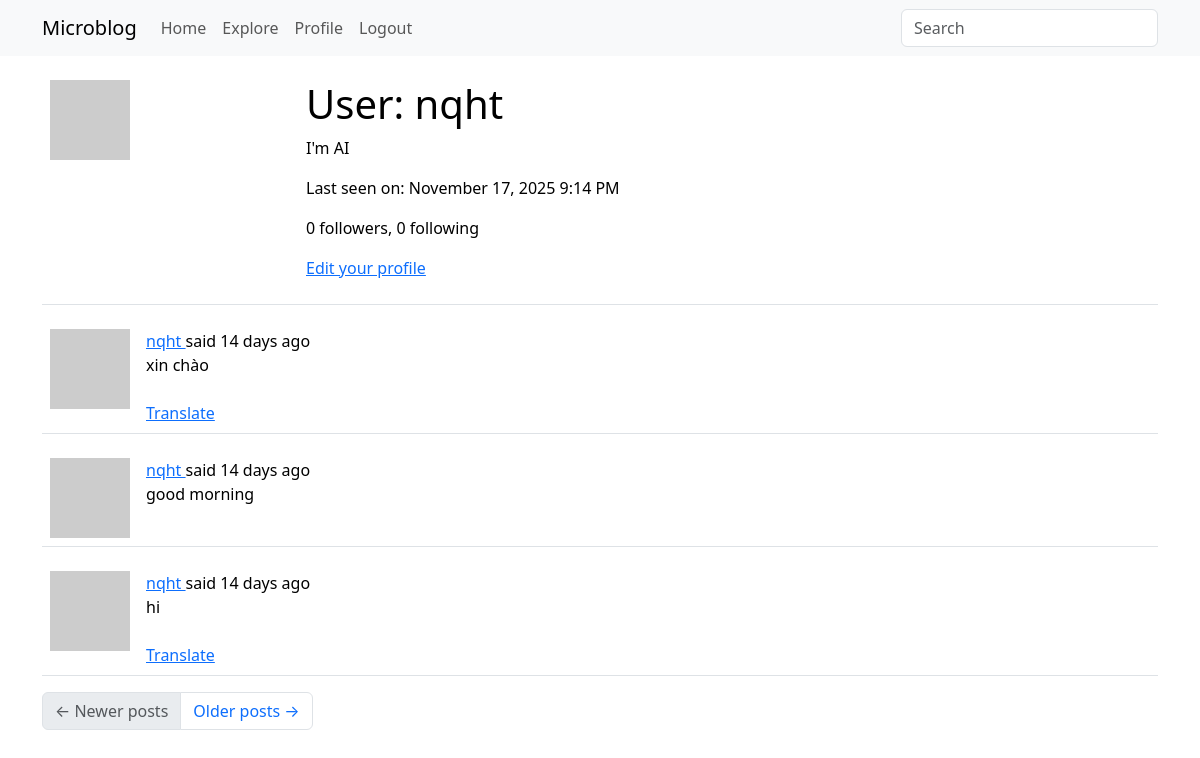
Before: /user/nqht (signed in) with the older database file.
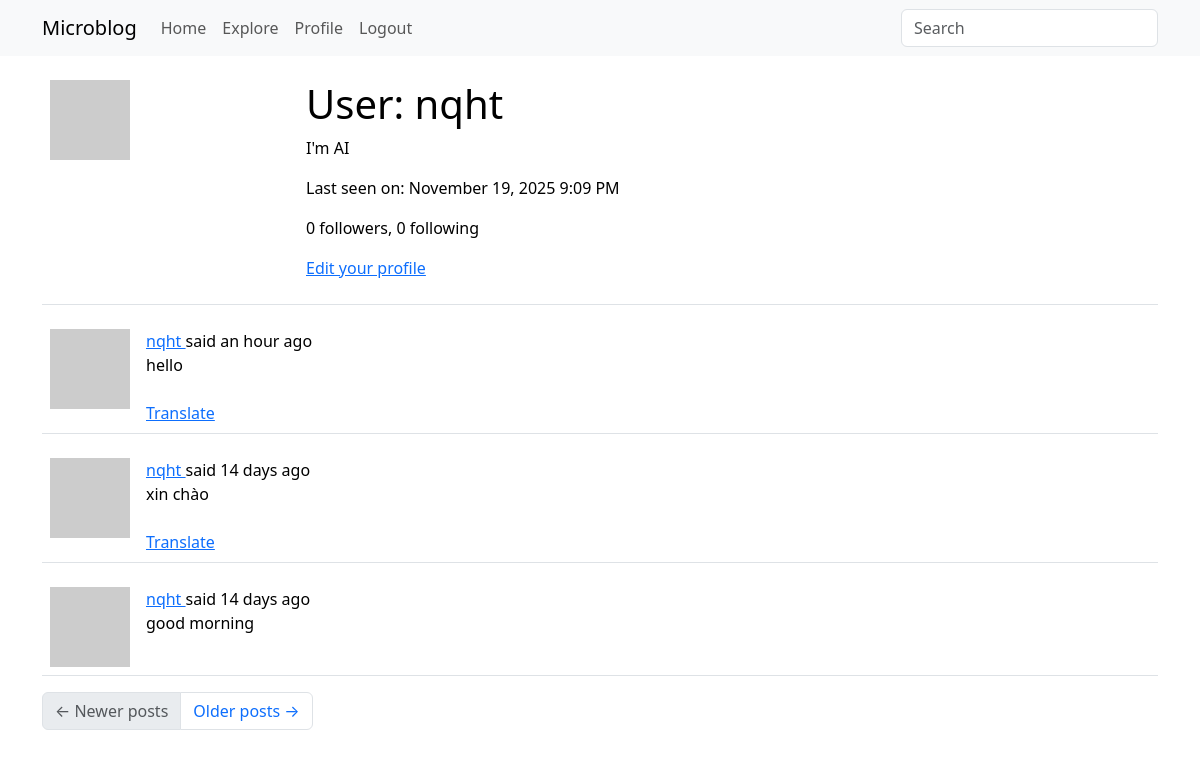
After: the same page with the newer database file.
### app/models.py (models this page shows, shortened)
class User(UserMixin, db.Model):
    id: so.Mapped[int] = so.mapped_column(primary_key=True)
    username: so.Mapped[str] = so.mapped_column(sa.String(64), index=True,
                                                unique=True)
    email: so.Mapped[str] = so.mapped_column(sa.String(120), index=True,
                                             unique=True)
    password_hash: so.Mapped[Optional[str]] = so.mapped_column(sa.String(256))
    about_me: so.Mapped[Optional[str]] = so.mapped_column(sa.String(140))
    last_seen: so.Mapped[Optional[datetime]] = so.mapped_column(
        default=lambda: datetime.now(timezone.utc))
    posts: so.WriteOnlyMapped['Post'] = so.relationship(
        back_populates='author')
    following: so.WriteOnlyMapped['User'] = so.relationship(
        secondary=followers, primaryjoin=(followers.c.follower_id == id),
        secondaryjoin=(followers.c.followed_id == id),
        back_populates='followers')
    followers: so.WriteOnlyMapped['User'] = so.relationship(
        secondary=followers, primaryjoin=(followers.c.followed_id == id),
        secondaryjoin=(followers.c.follower_id == id),
        back_populates='following')
    def avatar(self, size):
        digest = md5(self.email.lower().encode('utf-8')).hexdigest()
        return f'https://www.gravatar.com/avatar/{digest}?d=identicon&s={size}'
    def followers_count(self):
        query = sa.select(sa.func.count()).select_from(
            self.followers.select().subquery())
        return db.session.scalar(query)
    def following_count(self):
        query = sa.select(sa.func.count()).select_from(
            self.following.select().subquery())
        return db.session.scalar(query)

class SearchableMixin(object):
    @classmethod
    def before_commit(cls, session):
        session._changes = {
            'add': list(session.new),
            'update': list(session.dirty),
            'delete': list(session.deleted)
        }
    @classmethod
    def after_commit(cls, session):
        for obj in session._changes['add']:
            if isinstance(obj, SearchableMixin):
                add_to_index(obj.__tablename__, obj)
        for obj in session._changes['update']:
            if isinstance(obj, SearchableMixin):
                add_to_index(obj.__tablename__, obj)
        for obj in session._changes['delete']:
            if isinstance(obj, SearchableMixin):
                remove_from_index(obj.__tablename__, obj)
        session._changes = None

class Post(SearchableMixin, db.Model):
    __searchable__ = ['body']
    id: so.Mapped[int] = so.mapped_column(primary_key=True)
    body: so.Mapped[str] = so.mapped_column(sa.String(140))
    timestamp: so.Mapped[datetime] = so.mapped_column(
        index=True, default=lambda: datetime.now(timezone.utc))
    user_id: so.Mapped[int] = so.mapped_column(sa.ForeignKey(User.id),
                                               index=True)
    language: so.Mapped[Optional[str]] = so.mapped_column(sa.String(5))
    author: so.Mapped[User] = so.relationship(back_populates='posts')

### app/main/routes.py (the view)
@bp.route('/user/<username>')
@login_required
def user(username):
    user = db.first_or_404(sa.select(User).where(User.username == username))
    page = request.args.get('page', 1, type=int)
    query = user.posts.select().order_by(Post.timestamp.desc())
    posts = db.paginate(query, page=page,
                        per_page=current_app.config['POSTS_PER_PAGE'],
                        error_out=False)
    next_url = url_for('main.user', username=user.username,
                       page=posts.next_num) if posts.has_next else None
    prev_url = url_for('main.user', username=user.username,
                       page=posts.prev_num) if posts.has_prev else None
    form = EmptyForm()
    return render_template('user.html', user=user, posts=posts.items,
                           next_url=next_url, prev_url=prev_url, form=form)

### app/main/forms.py
class SearchForm(FlaskForm):
    q = StringField(_l('Search'), validators=[DataRequired()])
    def __init__(self, *args, **kwargs):
        if 'formdata' not in kwargs:
            kwargs['formdata'] = request.args
        if 'meta' not in kwargs:
            kwargs['meta'] = {'csrf': False}
        super(SearchForm, self).__init__(*args, **kwargs)

class EmptyForm(FlaskForm):
    submit = SubmitField('Submit')

### app/__init__.py (called while the page is built)
def get_locale():
    return request.accept_languages.best_match(current_app.config['LANGUAGES'])

### app/main/routes.py (called while the page is built)
@bp.before_app_request
def before_request():
    if current_user.is_authenticated:
        current_user.last_seen = datetime.now(timezone.utc)
        db.session.commit()
    g.locale = str(get_locale())

@bp.before_app_request
def before_request():
    if current_user.is_authenticated:
        current_user.last_seen = datetime.now(timezone.utc)
        db.session.commit()
        g.search_form = SearchForm()
    g.locale = str(get_locale())

### app/models.py (called while the page is built)
@login.user_loader
def load_user(id):
    return db.session.get(User, int(id))

### app/templates/user.html (shortened to what this page needs)
{% extends "base.html" %}
{% block content %}
    <table class="table table-hover">
        <tr>
            <td width="256px"><img src="{{ user.avatar(256) }}"></td>
            <td>
                <h1>{{ _('User') }}: {{ user.username }}</h1>
                {% if user.about_me %}<p>{{ user.about_me }}</p>{% endif %}
                {% if user.last_seen %}
                <p>{{ _('Last seen on') }}: {{ moment(user.last_seen).format('LLL') }}</p>
                {% endif %}
                <p>{{ _('%(count)d followers', count=user.followers_count()) }}, {{ _('%(count)d following', count=user.following_count()) }}</p>
                {% if user == current_user %}
                <p><a href="{{ url_for('edit_profile') }}">{{ _('Edit your profile') }}</a></p>
                {% endif %}
            </td>
        </tr>
    </table>
    {% for post in posts %}
        {% include '_post.html' %}
    {% endfor %}
    <nav aria-label="Post navigation">
        <ul class="pagination">
            <li class="page-item{% if not prev_url %} disabled{% endif %}">
                <a class="page-link" href="{{ prev_url }}">
                    <span aria-hidden="true">&larr;</span> {{ _('Newer posts') }}
                </a>
            </li>
            <li class="page-item{% if not next_url %} disabled{% endif %}">
                <a class="page-link" href="{{ next_url }}">
                    {{ _('Older posts') }} <span aria-hidden="true">&rarr;</span>
                </a>
            </li>
        </ul>
    </nav>
{% endblock %}

### app/templates/_post.html (shortened to what this page needs)
    <table class="table table-hover">
        <tr>
            <td width="70px">
                <a href="{{ url_for('user', username=post.author.username) }}">
                    <img src="{{ post.author.avatar(70) }}" />
                </a>
            </td>
            <td>
                {{ _('%(username)s said %(when)s',
                    username=user_link, when=moment(post.timestamp).fromNow()) }}
                <br>
                <span id="post{{ post.id }}">{{ post.body }}</span>
                {% if post.language and post.language != g.locale %}
                <br><br>
                <span id="translation{{ post.id }}">
                    <a href="javascript:translate(
                                'post{{ post.id }}',
                                'translation{{ post.id }}',
                                '{{ post.language }}',
                                '{{ g.locale }}');">{{ _('Translate') }}</a>
                </span>
                {% endif %}
            </td>
        </tr>
    </table>

Changed rows visible on the page:
no longer on this page (row unchanged): Post: body "hi"
changed User "nqht": last_seen "November 17, 2025 9:14 PM" → "November 19, 2025 9:09 PM"
added Post: body "hello"
